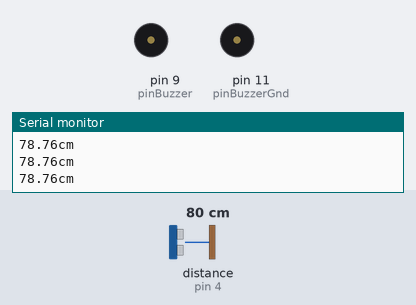
The sketch below on a simulated Arduino Uno, built with avr-gcc and run on an emulated ATmega328P. Shown: buzzer (waves = sounding, pin HIGH), the last lines printed to the serial monitor. Wiring (inferred from the names in the program): range finder with pulse-width output: data pin 4. The test bench sets the inputs (shaded band); at power-on: distance to the obstacle (sensor on pin 4) 80 cm. The echo pulse lasts 58.3 µs per cm; pins used as bus, display or sensor lines are not drawn.

Above: at 1.2 s.
1.3 s: distance to the obstacle (sensor on pin 4) set to 44 cm
2.8 s: distance to the obstacle (sensor on pin 4) set to 37 cm
At 4.2 s:
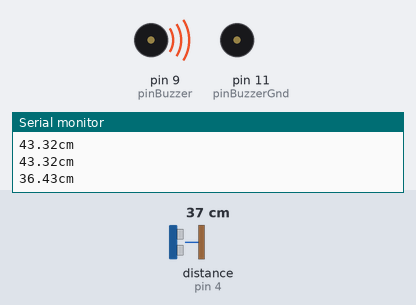
Timing chart, 0 to 5.8 s (numbered marks = the images above; inputs shaded):
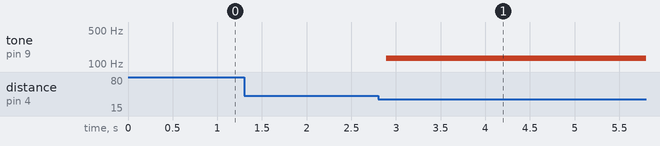

The sketch:

_18_Ultrasonic_application.ino
```cpp
int pinGnd = 5;
int pinEcho = 4;
int pinTrigger = 3;
int pinVcc = 2;

int pinBuzzerGnd = 11;
int pinBuzzer = 9;

// 3 octave - Do, Re, Mi, Fa, So, La, Ti, 4 octave - Do
int aPitchData[8] = {131, 147, 165, 175, 196, 220, 247, 262};


void setup() {
  Serial.begin(115200);
  pinMode(pinGnd, OUTPUT);
  pinMode(pinVcc, OUTPUT);
  pinMode(pinTrigger, OUTPUT);
  pinMode(pinEcho, INPUT);
  digitalWrite(pinGnd, LOW);
  digitalWrite(pinVcc, HIGH);

  pinMode(pinBuzzerGnd, OUTPUT);
  pinMode(pinBuzzer, OUTPUT);
  digitalWrite(pinBuzzerGnd, LOW);
}

void loop() {
  float fDuration, fDistance;

  digitalWrite(pinTrigger, HIGH);
  delay(10);
  digitalWrite(pinTrigger, LOW);

  fDuration = pulseIn(pinEcho, HIGH);

  fDistance = ((float)(340 * fDuration) / 10000) / 2;

  Serial.print(fDistance);
  Serial.println("cm");

  if(fDistance >= 40)
  {
    noTone(pinBuzzer);
  }
  else
  {
    int nNumber = 7-(int)fDistance/5;   // distance 0 ~ 39 / 5 = 0 ~ 7
    tone(pinBuzzer,aPitchData[nNumber]); // number 0 ~ 7
    delay(1000/nNumber);
    noTone(pinBuzzer);
  }

}
```

Switch.cpp
```cpp
#include "Arduino.h"
#include "Switch.h"


/**
 * 스위치를 설정하는 함수 풀업 스위치에 지정한다.
 * @param pin 스위치에 연결된 핀 지정
 * @param led LED 에 연결된 핀 지정 기본값은 -1 이다.
*/
Switch::Switch(int8_t pin, int8_t led){
    _digitalPin = pin;
    _led = led;
    if(_led != -1) pinMode(_led, OUTPUT);
    pinMode(_digitalPin, INPUT);
}

void Switch::readSwitchChangeLed(int de)
{
    _buttonInput = digitalRead(_digitalPin);
    _button_curr_state = _buttonInput;
    if (_button_curr_state == HIGH && _button_prev_input == LOW && (millis()-_prevTime)>de){
        if(_led_state){
            _led_state = LOW;
        } else {
            _led_state = HIGH;
        }
        _prevTime = millis();
        digitalWrite(_led, _led_state);
    } else if (_button_curr_state == LOW && _button_prev_input == HIGH && (millis()-_prevTime)>de){
        _prevTime = millis();
    }
    _button_prev_input = _button_curr_state;
}

bool Switch::readSwitch(int de)
{
    _buttonInput = digitalRead(_digitalPin);
    _button_curr_state = _buttonInput;
    if (_button_curr_state == HIGH && _button_prev_input == LOW && (millis()-_prevTime)>de){
        _prevTime = millis();
        return true;
    } else if (_button_curr_state == LOW && _button_prev_input == HIGH && (millis()-_prevTime)>de){
        _prevTime = millis();
    }
    _button_prev_input = _button_curr_state;
    return false;
}

/**
 * DTC(delayed time check) 방법으로 스위치를 인식하는 함수
 * 어쩔 수 없이 전압의 변화가 있을 때 시간으로만 버튼을 인식
*/
bool Switch::readSwitchDTC(int de = 50)
{
if(digitalRead(_digitalPin)) {
    _prevTime = millis();
    // de ms High read
    if((_prevTime - _prevTime2) < de) {
      if(_flag == 0) {
        _flag = 1;
        return true;
      }
    }
    _prevTime2 = _prevTime;
  }
  else {
    // always Low
    if((millis() - _prevTime) > de) {
      if(_flag) {
        _flag = 0;
      }
    }
  }
  return false;
}
```

Switch.h
```cpp
#ifndef Switch_h
#define Switch_h
class Switch
{
  private:
    int _button_prev_input = LOW;
    int _button_curr_state = LOW;
    int _led_state = 0;
    int _digitalPin = NULL;
    int _buttonInput = 0;
    int _led = NULL;
    unsigned long _prevTime= 0;
    unsigned long _prevTime2= 0;
    bool _flag = false;

  public:
    Switch(int8_t pin, int8_t led = -1);
    void readSwitchChangeLed(int de = 50);
    bool readSwitch(int de = 50);
    bool readSwitchDTC(int de = 50);
};

#endif
```

Measured:
- the behaviour switches between 41 and 40 cm on distance to the obstacle (sensor on pin 4) (found by bisection; images 0 and 1)
- after the input at 2.8 s, tone on pin 9 (pinBuzzer): silent → 131 Hz after 0.09 s
